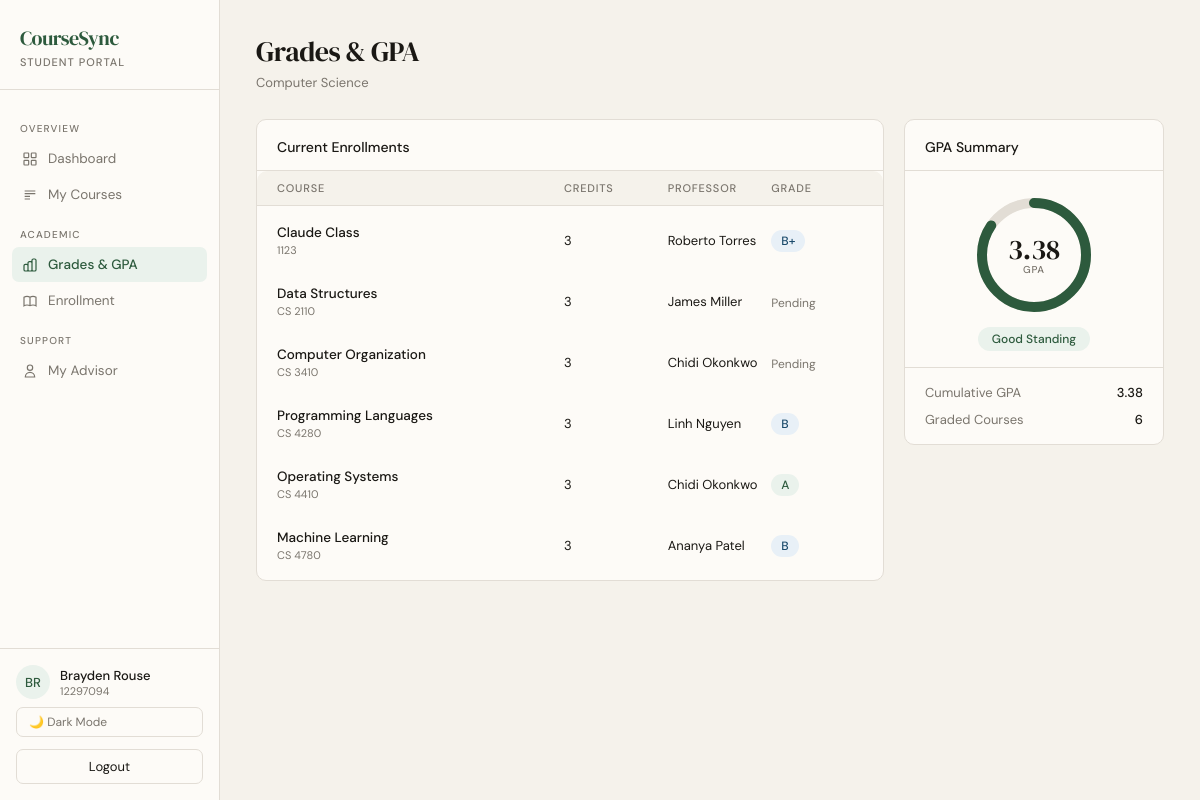
/student/grades/ (signed in), run on an earlier commit of the app's database.
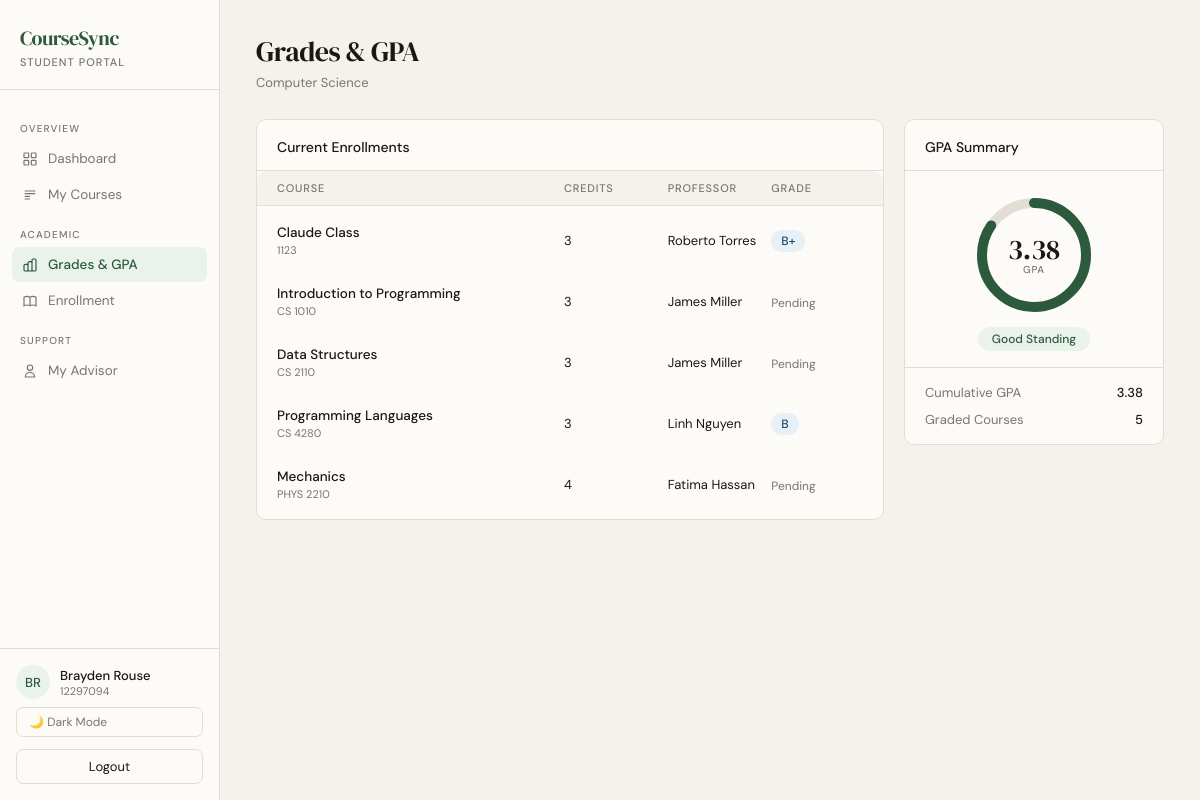
And on a later commit of the database.
### academics/models.py (models this page shows, shortened)
class Enrollment(models.Model):
    class Status(models.TextChoices):
        PENDING = "pending", "Pending"
        APPROVED = "approved", "Approved"
        DENIED = "denied", "Denied"
        DROP_PENDING = "drop_pending", "Drop Pending"
    student = models.ForeignKey(
        User,
        on_delete=models.CASCADE,
        related_name="enrollments",
        limit_choices_to={"role": "student"},
    )
    course = models.ForeignKey(Course, on_delete=models.CASCADE, related_name="enrollments")
    status = models.CharField(max_length=20, choices=Status.choices, default=Status.PENDING)
    proposed_at = models.DateTimeField(auto_now_add=True)
    reviewed_by = models.ForeignKey(
        User,
        on_delete=models.SET_NULL,
        null=True,
        blank=True,
        related_name="reviewed_enrollments",
    )
    class Meta:
        unique_together = ("student", "course")

class Course(models.Model):
    code = models.CharField(max_length=20, unique=True)
    title = models.CharField(max_length=200)
    description = models.TextField(blank=True)
    credits = models.PositiveIntegerField(default=3)
    capacity = models.PositiveIntegerField(default=30)
    professor = models.ForeignKey(
        User,
        on_delete=models.SET_NULL,
        null=True,
        blank=True,
        related_name="courses_taught",
        limit_choices_to={"role": "professor"},
    )

class Grade(models.Model):
    enrollment = models.OneToOneField(Enrollment, on_delete=models.CASCADE, related_name="grade")
    final_grade = models.CharField(max_length=2, blank=True)
    numeric_grade = models.DecimalField(max_digits=5, decimal_places=2, null=True, blank=True)
    proposed_grade = models.CharField(max_length=2, blank=True)
    proposed_by = models.ForeignKey(
        User,
        on_delete=models.SET_NULL,
        null=True,
        blank=True,
        related_name="proposed_grades",
        limit_choices_to={"role": "ta"},
    )
    published = models.BooleanField(default=False)

### accounts/models.py (models this page shows, shortened)
class User(AbstractUser):
    class Roles(models.TextChoices):
        STUDENT = "student", "Student"
        TA = "ta", "Teaching Assistant"
        PROFESSOR = "professor", "Professor"
        ADVISOR = "advisor", "Advisor"
        REGISTRAR = "registrar", "Registrar"
        SYSADMIN = "sysadmin", "System Admin"
    role = models.CharField(max_length=20, choices=Roles.choices)
    university_id = models.CharField(max_length=20, unique=True, null=True, blank=True)

### academics/views.py (the view)
# urls.py: path("student/grades/", student_grades, name="student_grades"),
@login_required
@role_required("student", "ta")
def student_grades(request):
    profile = getattr(request.user, "student_profile", None)
    gpa = profile.gpa if profile else None
    graded_rows = []
    enrollments = (
        Enrollment.objects.filter(student=request.user, status="approved")
        .select_related("course__professor")
        .order_by("course__code")
    )
    for enrollment in enrollments:
        grade = Grade.objects.filter(enrollment=enrollment, published=True).first()
        graded_rows.append({
            "enrollment": enrollment,
            "course": enrollment.course,
            "grade": grade,
        })
    transcript_entries = (
        TranscriptEntry.objects.filter(student=request.user)
        .order_by("course_code")
    )
    return render(request, "student_grades.html", {
        "graded_rows": graded_rows,
        "transcript_entries": transcript_entries,
        "gpa": gpa,
        "profile": profile,
        "at_risk": gpa is not None and gpa < 2,
    })

### templates/student_grades.html (shortened to what the changed rows need)
{% load static %}
<!DOCTYPE html>
<html lang="en" data-theme="{{ request.session.theme|default:'light' }}">
<head>
  <link rel="stylesheet" href="{% static 'css/student.css' %}">
</head>
<body>
<div class="shell">
  <main class="main">
    <div style="display:grid;grid-template-columns:1fr 260px;gap:20px;align-items:start">
      <div>
        <div class="card" style="margin-bottom:20px">
          {% if graded_rows %}
          <div class="card-body">
            {% for row in graded_rows %}
            <a href="{% url 'student_course_detail' row.enrollment.id %}" style="text-decoration:none;color:inherit;display:contents">
            <div class="course-row" style="grid-template-columns:3fr 1fr 1fr 1fr">
              <div>
                <div class="course-name">{{ row.course.title }}</div>
                <div class="course-code">{{ row.course.code }}</div>
              </div>
              <div style="font-size:13px">{{ row.course.credits }}</div>
              <div style="font-size:13px">{{ row.course.professor.get_full_name|default:"TBA" }}</div>
              <div>
                {% if row.grade and row.grade.final_grade %}
                  {% with g=row.grade.final_grade %}
                  <span class="grade-badge {% if g == 'A' or g == 'A-' %}grade-a{% elif g == 'B+' or g == 'B' or g == 'B-' %}grade-b{% else %}grade-c{% endif %}">{{ g }}</span>
                  {% endwith %}
                {% else %}
                  <span style="font-size:12px;color:var(--muted)">Pending</span>
                {% endif %}
              </div>
            </div>
            </a>
            {% endfor %}
          </div>
          {% else %}
          <div style="padding:32px 20px;text-align:center;color:var(--muted);font-size:13px">No active enrollments.</div>
          {% endif %}
        </div>
      </div>
      <div>
        <div class="card">
          <div style="border-top:1px solid var(--border);padding:16px 20px;display:flex;flex-direction:column;gap:10px">
            <div style="display:flex;justify-content:space-between;font-size:13px">
              <span style="color:var(--muted)">Graded Courses</span>
              <span style="font-weight:500">{% with cnt=0 %}{% for r in graded_rows %}{% if r.grade and r.grade.final_grade %}{% with cnt=cnt|add:1 %}{% endwith %}{% endif %}{% endfor %}{{ graded_rows|length }}{% endwith %}</span>
            </div>
          </div>
        </div>
      </div>
    </div>
  </main>
</div>
</body>
</html>

What changed in the data, as far as the page shows it:
removed Enrollment: course "Computer Organization", course.code "CS 3410", course.credits "3", course.professor.get_full_name "Chidi Okonkwo", shows "Pending"
removed Enrollment: course "Operating Systems", course.code "CS 4410", course.credits "3", course.professor.get_full_name "Chidi Okonkwo", grade.final_grade "A"
removed Enrollment: course "Machine Learning", course.code "CS 4780", course.credits "3", course.professor.get_full_name "Ananya Patel", grade.final_grade "B"
added Enrollment: course "Introduction to Programming", course.code "CS 1010", course.credits "3", course.professor.get_full_name "James Miller", shows "Pending"
added Enrollment: course "Mechanics", course.code "PHYS 2210", course.credits "4", course.professor.get_full_name "Fatima Hassan", shows "Pending"
Also different on the page:
{{ graded_rows|length }}: "6" → "5"
